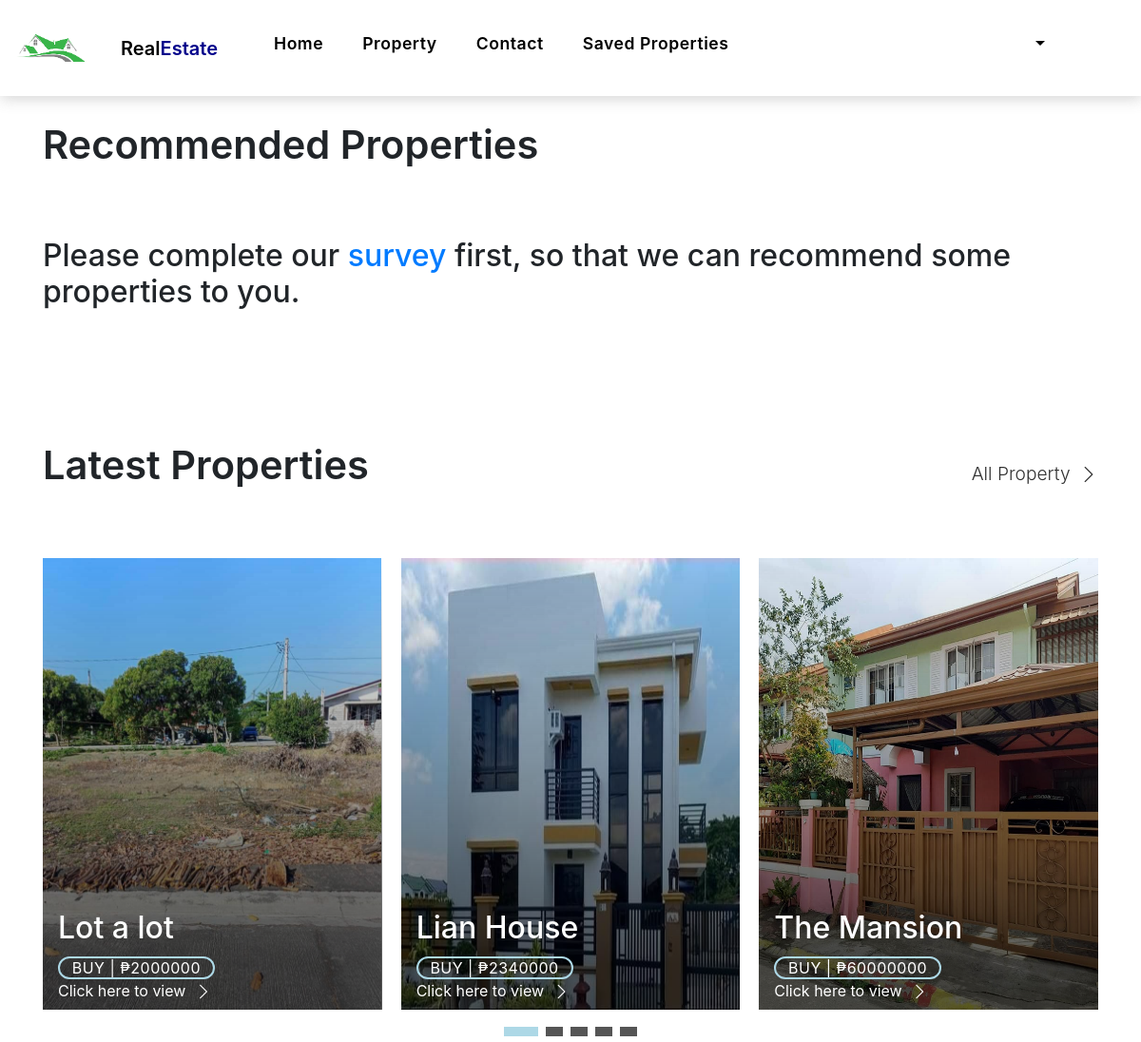
Before: /Customer/main.php (signed in) with the older database file.
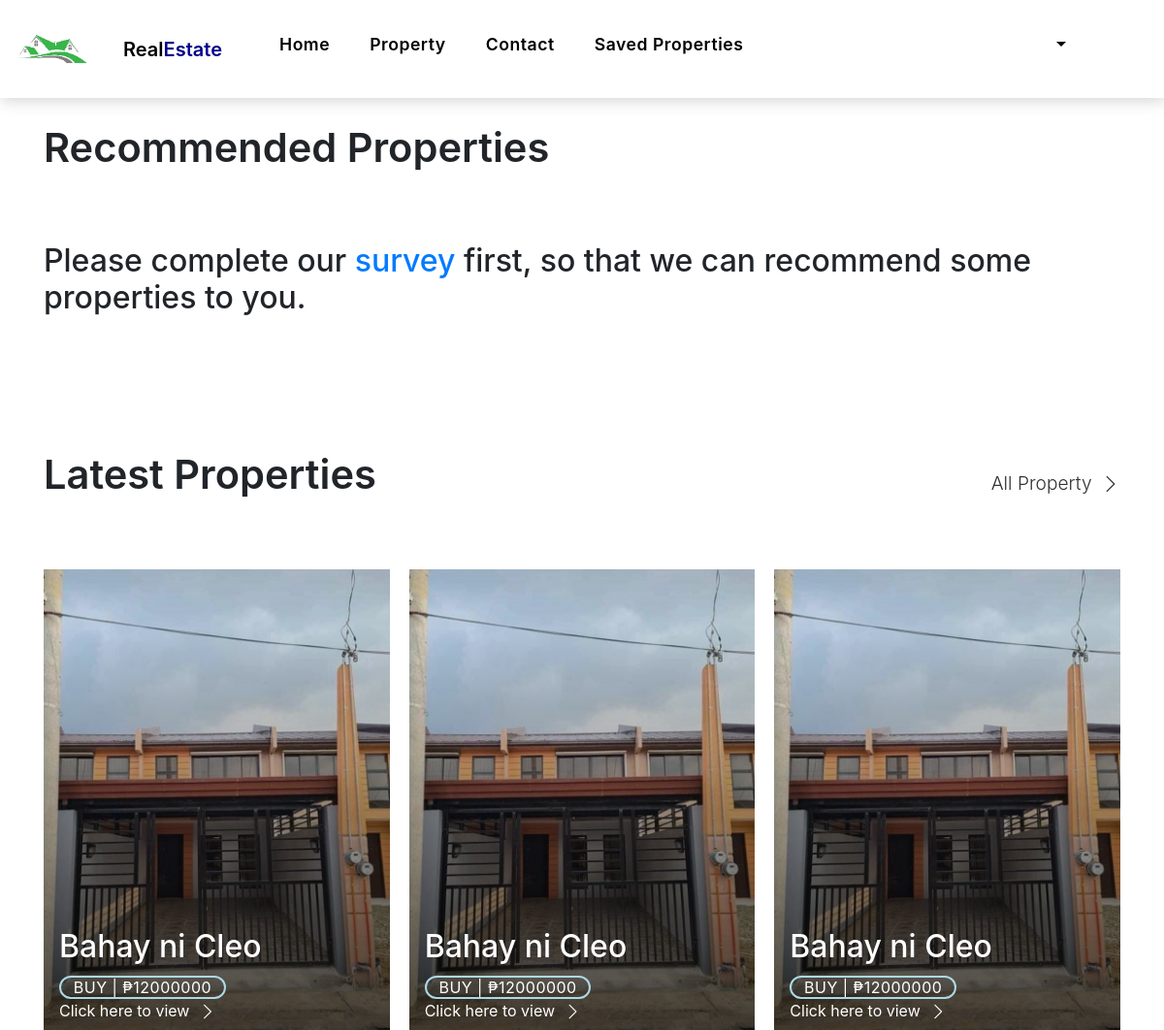
After: the same page with the newer database file.
### tables this page shows
CREATE TABLE `seller_property` (
  `id` varchar(150) NOT NULL,
  `title` varchar(150) NOT NULL,
  `more_info` text NOT NULL,
  `price` float NOT NULL,
  `sqm` float NOT NULL,
  `type` varchar(50) NOT NULL,
  `approved` varchar(5) NOT NULL,
  `status` varchar(10) NOT NULL,
  `seller_id` int(11) NOT NULL,
  `latitude` varchar(150) NOT NULL,
  `longitude` varchar(150) NOT NULL,
  `location` varchar(150) NOT NULL,
  `bedroom` int(11) NOT NULL,
  `garages` int(11) NOT NULL,
  `cr` int(11) NOT NULL,
  `image` text NOT NULL,
  `date` date NOT NULL,
  `floor_sqm` float NOT NULL
);

### Customer/main.php (the view, shortened to what the rows shown need)
<?php require_once 'header.php';
global $con;
$user = $_SESSION['ID'];
$userID = implode($user);
$sql = "SELECT * FROM `seller_property` WHERE approved = 'Yes' AND status = 'For Sale' ORDER BY date DESC Limit 5";
$result = $con->query($sql);
$query2 = "SELECT * FROM buyer_survey";
$result2 = mysqli_query($con,$query2);
$row2 = mysqli_fetch_all($result2, MYSQLI_ASSOC);
$customer_ids = array_column($row2, 'customer');
$query3 = "SELECT * FROM buyer_survey WHERE customer='$userID'";
$result3 = mysqli_query($con,$query3);
$row3 = mysqli_fetch_array($result3);
$type = $row3['type'];
$p_price = $row3['price'];
if($type == 'All'){
    $script = "SELECT * FROM `seller_property` WHERE approved = 'Yes' AND status = 'For Sale' AND price <= '$p_price' Limit 5";
    $out = $con->query($script);
}
else{
    $script = "SELECT * FROM `seller_property` WHERE approved = 'Yes' AND status = 'For Sale' AND price <= '$p_price' AND type='$type' Limit 5";
    $out = $con->query($script);
}
?>
<body>
    <main id="main">
        <section class="section-property section-t8">
            <div class="container">
                <div class="row">
                    <div class="col-md-12">
                        <div class="title-wrap d-flex justify-content-between">
                            <div class="title-box">
                                <h2 class="title-a">Recommended Properties</h2>
                            </div>
                        </div>
                    </div>
                </div>
                <?php
                if (in_array($userID, $customer_ids)) {
                ?>
                <div id="property-carousel" class="swiper">
                    <div class="swiper-wrapper">
                        <?php
                        if ($out->num_rows > 0) {
                        while ($rows1 = $out->fetch_assoc()) {
                        ?>
                        <div class="carousel-item-b swiper-slide">
                            <div class="card-box-a card-shadow">
                                <div class="img-box-a">
                                    <?php
                                    echo '<img src="../uploads/'.$rows1["image"].'" alt="" class="img-a img-fluid">';
                                  ?>
                                </div>
                                <div class="card-overlay">
                                    <div class="card-overlay-a-content">
                                        <div class="card-header-a">
                                            <h2 class="card-title-a">
                                                <?php
                                                echo '
                                                <a >
                                                '.$rows1["title"].'</a>';
                                              ?>
                                            </h2>
                                        </div>
                                        <div class="card-body-a">
                                            <div class="price-box d-flex">
                                                <?php
                                                echo '
                                                <span class="price-a"> BUY | ₱'.$rows1["price"].'</span>';
                                              ?>
                                            </div>
                                            <?php
                                            echo '<a href="property-single.php?id='.$rows1["id"].'" class="link-a">Click here
                                            to view
                                            <span class="bi bi-chevron-right"></span>
                                        </a>';
                                            ?>
                                        </div>
                                        <div class="card-footer-a">
                                            <ul class="card-info d-flex justify-content-around">
                                                <li>
                                                    <?php
                                                    echo '<h4 class="card-info-title">Area</h4>
                                                    <span>'.$rows1["sqm"].'
                                                        <sup>2</sup>
                                                    </span>';
                                                  ?>
                                                </li>
                                                <li>
                                                    <?php
                                                  echo '<h4 class="card-info-title">Beds</h4>
                                                  <span>'.$rows1["bedroom"].'</span>';
                                                  ?>
                                                </li>
                                                <li>
                                                    <?php
                                                  echo '<h4 class="card-info-title">Bath</h4>
                                                  <span>'.$rows1["cr"].'</span>';
                                                  ?>
                                                </li>
                                                <li>
                                                    <?php
                                                  echo '<h4 class="card-info-title">Garages</h4>
                                                  <span>'.$rows1["garages"].'</span>';
                                                  ?>
                                                </li>
                                            </ul>
                                        </div>
                                    </div>
                                </div>
                            </div>
                        </div>
                        <?php
                        }}
                        else{
                            if($type == 'All'){
                                $script2 = "SELECT * FROM `seller_property` WHERE approved = 'Yes' AND status = 'For Sale' Limit 10";
                                $out2 = $con->query($script2);
                            }
                            else{
                                $script2 = "SELECT * FROM `seller_property` WHERE approved = 'Yes' AND status = 'For Sale' AND type='$type' Limit 10";
                                $out2 = $con->query($script2);
                            }
                            while ($rows2 = $out2->fetch_assoc()) {
                                ?>
                        <div class="carousel-item-b swiper-slide">
                            <div class="card-box-a card-shadow">
                                <div class="img-box-a">
                                    <?php
                                            echo '<img src="../uploads/'.$rows2["image"].'" alt="" class="img-a img-fluid">';
                                          ?>
                                </div>
                                <div class="card-overlay">
                                    <div class="card-overlay-a-content">
                                        <div class="card-header-a">
                                            <h2 class="card-title-a">
                                                <?php
                                                        echo '
                                                        <a >
                                                        '.$rows2["title"].'</a>';
                                                      ?>
                                            </h2>
                                        </div>
                                        <div class="card-body-a">
                                            <div class="price-box d-flex">
                                                <?php
                                                        echo '
                                                        <span class="price-a"> BUY | ₱'.$rows2["price"].'</span>';
                                                      ?>
                                            </div>
                                            <?php
                                                    echo '<a href="property-single.php?id='.$rows2["id"].'" class="link-a">Click here
                                                    to view
                                                    <span class="bi bi-chevron-right"></span>
                                                </a>';
                                                    ?>
                                        </div>
                                        <div class="card-footer-a">
                                            <ul class="card-info d-flex justify-content-around">
                                                <li>
                                                    <?php
                                                            echo '<h4 class="card-info-title">Area</h4>
                                                            <span>'.$rows2["sqm"].'
                                                                <sup>2</sup>
                                                            </span>';
                                                          ?>
                                                </li>
                                                <li>
                                                    <?php
                                                          echo '<h4 class="card-info-title">Beds</h4>
                                                          <span>'.$rows2["bedroom"].'</span>';
                                                          ?>
                                                </li>
                                                <li>
                                                    <?php
                                                          echo '<h4 class="card-info-title">Bath</h4>
                                                          <span>'.$rows2["cr"].'</span>';
                                                          ?>
                                                </li>
                                                <li>
                                                    <?php
                                                          echo '<h4 class="card-info-title">Garages</h4>
                                                          <span>'.$rows2["garages"].'</span>';
                                                          ?>
                                                </li>
                                            </ul>
                                        </div>
                                    </div>
                                </div>
                            </div>
                        </div>
                        <?php
                                }
                        }
                }
                else{
                    echo '<h2>Please complete our <a href="survey.php">survey</a> first, so that we can recommend some properties to you. </h2>';
                }
            ?>
                    </div>
        </section>
        <section class="section-property section-t8">
            <div class="container">
                <div class="row">
                    <div class="col-md-12">
                        <div class="title-wrap d-flex justify-content-between">
                            <div class="title-box">
                                <h2 class="title-a">Latest Properties</h2>
                            </div>
                        </div>
                    </div>
                </div>
                <div id="property-carousel" class="swiper">
                    <div class="swiper-wrapper">
                        <?php
                        if ($result->num_rows > 0) {
                        while ($row = $result->fetch_assoc()) {
                        ?>
                        <div class="carousel-item-b swiper-slide">
                            <div class="card-box-a card-shadow">
                                <div class="img-box-a">
                                    <?php
                                    echo '<img src="../uploads/'.$row["image"].'" alt="" class="img-a img-fluid">';
                                  ?>
                                </div>
                                <div class="card-overlay">
                                    <div class="card-overlay-a-content">
                                        <div class="card-header-a">
                                            <h2 class="card-title-a">
                                                <?php
                                                echo '
                                                <a >
                                                '.$row["title"].'</a>';
                                              ?>
                                            </h2>
                                        </div>
                                        <div class="card-body-a">
                                            <div class="price-box d-flex">
                                                <?php
                                                echo '
                                                <span class="price-a"> BUY | ₱'.$row["price"].'</span>';
                                              ?>
                                            </div>
                                            <?php
                                            echo '<a href="property-single.php?id='.$row["id"].'" class="link-a">Click here
                                            to view
                                            <span class="bi bi-chevron-right"></span>
                                        </a>';
                                            ?>
                                        </div>
                                    </div>
                                </div>
                            </div>
                        </div>
                        <?php
                        }}
                        ?>
                    </div>
                </div>
            </div>
        </section>
    </main>
    </html>
    <?php include 'footer.php'; ?>

Changed rows visible on the page:
no longer on this page (row edited): seller_property: image (picture), title "Lot a lot", price "2000000"
no longer on this page (row edited): seller_property: image (picture), title "Lian House", price "2340000"
no longer on this page (row edited): seller_property: image (picture), title "The Mansion", price "60000000"
now on this page (row unchanged): seller_property: image (picture), title "Bahay ni Cleo", price "12000000"
